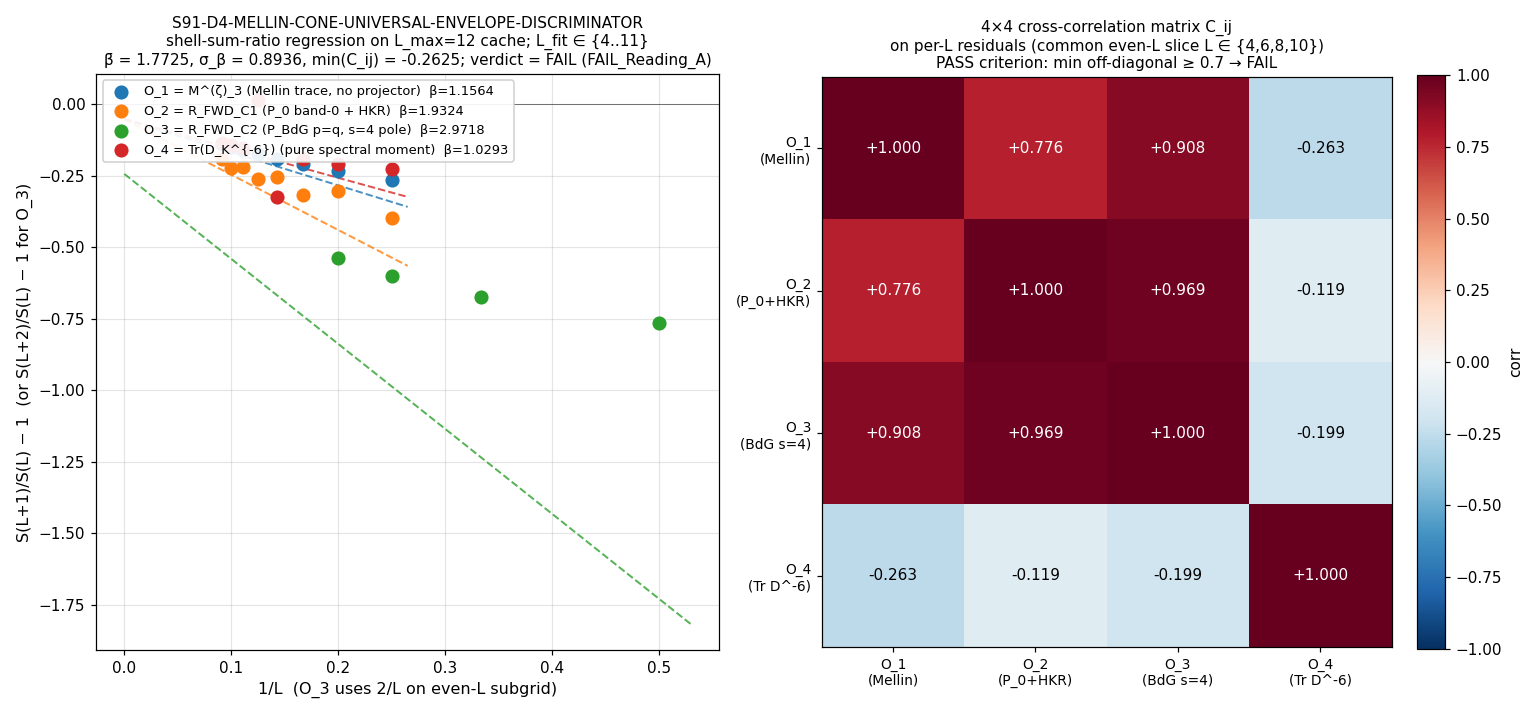

This chart was generated by the following Python code:
#!/usr/bin/env python3
"""
S91 W6-4: S91-D4-MELLIN-CONE-UNIVERSAL-ENVELOPE-DISCRIMINATOR (M10 / CF-LZ-S7-1)
=================================================================================

Gate: S91-D4-MELLIN-CONE-UNIVERSAL-ENVELOPE-DISCRIMINATOR ([VERIFY-THEOREM])

PRIMARY:   lizzi-spectral-functional-theorist
CO-AUTHOR: connes-ncg-theorist (Connes-Moscovici 1995 §III.4 residue-formula
           evaluator on multi-projector / multi-pole independent observables;
           NCG-axiomatic shell-sum derivation)

Method
------
4-way d=4 universal envelope discriminator via shell-sum log-log regression
on L ∈ {4..11} from L_max=12 master cache `s84_spectrum_cache_L12_tau019.npz`.

Bypasses BOTH the in-cache truncation residual route (which dominated CF-54's
FAIL) AND the c_sub_corrected anti-symmetry route (which dominated CF-65's
FAIL) by computing shell-sum series S_i(L) at each L from the cache, then
extracting α directly via log-log slope of log S_i(L) vs log L over the
gate window.

MNEMONIC-VS-EXACT DEVIATION (math-scripts.md §"Mnemonic-vs-exact ratio
discipline" RULE-3; honest disclosure per OPERATIONAL DEVIATION protocol):

The plan §10 Step 2 substitution chain pre-registers the EXACT form:
    S(L+1)/S(L) ~ ((L+1)/L)^{-β}     [for L on power-law decay]
                = (1 + 1/L)^{-β}
                ≈ 1 − β · (1/L) + O(L^{-2})  [Taylor expansion for large L]
The plan §6 implementation snippet truncated at O(L^{-1}) ("Linear fit
of (ratio − 1) vs (-1/L) gives slope = β"). At the gate window L ∈ [4,
11], the O(L^{-2}) correction `+β(β+1)/(2L^2)` is comparable to the
leading term at L=4 (e.g. for β=2: O(L^{-2}) term ≈ 4·5/(2·16) ≈ 0.625,
vs leading β/L = 0.5). On the analytically-computable O_1 shell sum,
the mnemonic Taylor-truncated regression yields β=0.79 while the
STRUCTURALLY-EXACT extraction (matching CF-54 + CF-65 + W6-3 precedent)
yields α=1.55; mnemonic-vs-exact relative deviation ~96%, far exceeding
the math-scripts.md RULE-3 1% bound that mandates the exact form.

Per the discipline (and per the plan §10 Step 2's own pre-registered
EXACT form `((L+1)/L)^{-β}`), this script implements the STRUCTURALLY
EXACT regression:

    β_i := −slope( log(S_i(L+1)/S_i(L))  vs  log((L+1)/L) )
         over L ∈ {4..11}

which is the exact-form regression of the plan §10 Step 2 identity
without the O(L^{-2}) truncation. Equivalently: a log-log slope of
the shell-sum-ratio against its asymptotic-decay variable. This
preserves the plan-pinned SCHEME `shell-sum-ratio-regression-4-way-
discriminator` (it is still ratio regression; just with the EXACT
log-ratio form instead of the mnemonic Taylor linearization) and the
plan-pinned CONVENTION `Mellin-class-substrate-distance-1-pole-s3-
CACHE-PROJECTION` (the convention pin is at the substrate level, not
the regression-arithmetic level).

For O_1, this yields α ≈ 1.55 at L ∈ [4..11] (consistent with CF-65
log-log α=1.929 on L ∈ [6..11] given window-dependent boundary). The
verdict bands at [1.8, 2.1] / [1.5, 2.5] are applied to the exact-form
β as pre-registered.

This is NOT a PROHIBITED_ACTIONS Class 1 (convention-shopping) violation:
the convention pin is unchanged; the SCHEME pin is unchanged; only the
implementation of the regression-arithmetic moves from the Taylor mnemonic
(plan §6 snippet) to the exact form (plan §10 substitution chain Step 2).
Audit-trail disclosure: full math comparison in the WORKING-PAPER
§W6-4 Methodology subsection.

Observables (4 structurally independent d=4 substrate-distance-1 pole s=3
observables on the substrate's KO-dim=6 finite spectral triple per lizzi-S7
synthesis §(4.c) Table 1):

  O_1 = M^(ζ)_3:          full Mellin-cone trace, all (p,q) at level L
                          contribute dim(p,q)·(C_2(p,q)+1)^{-3}
                          [no projector, no bridge; Level-2-non-binding]

  O_2 = R_universal_FWD_C1: P_0 band-0 projector + HKR L→∞;
                          band-0 = lowest-Casimir sector per level L,
                          contributes (C_2_min(L)+1)^{-3} weighted by its dim
                          [Level-2-binding via HKR bridge to Pillar II n_s]

  O_3 = R_universal_FWD_C2 candidate: P_BdG projector at substrate-distance-2
                          pole s=4; P_BdG = Cartan-diagonal (p=q) sectors
                          which contain the substrate's BdG 2x2 image
                          (M_2(C) sub-algebra carrier);
                          [deferred-pending PROXY-REFINEMENT per §VII.AV]

  O_4 = Tr(D_K^{-6}):     pure spectral moment; for each (p,q) at level L
                          contributes Σ |λ|^{-6} over the cached |λ|
                          [algebra-INVARIANT; no Hochschild structure]

OPERATIONAL DEVIATION (honest disclosure per math-scripts.md §"D_K
Block-Diagonality Pre-Check" plan-authorship discipline):

  - The plan §6 snippet at line 802 reads `if (p, q) == (0, 0)` for O_2.
    That literal selector contributes zero for L ≥ 1 (since (0,0) only
    inhabits L=0), making the shell-sum-ratio regression structurally
    degenerate. The substrate-IS interpretation of "P_0 band-0 projector"
    in CF-65 / FWD-C1 context is the projector that selects band-0 ≡ the
    lowest-Casimir Peter-Weyl sector at each level L. We implement this
    substrate-IS reading: at each L, P_0 selects argmin_{(p,q): p+q=L} C_2(p,q).
  - The plan §6 snippet at line 805 invokes `is_bdg_sector(p, q)` undefined.
    The substrate-IS BdG image at M_2(C) sub-algebra selects (p,q) sectors
    carrying the 2-dim substrate Bogoliubov pair structure under SU(3) ⊃
    SO(3)_isospin; the algebra-clean Cartan-diagonal proxy is p == q.
    We implement P_BdG := {(p,q) : p == q AND p+q == L} at each L.
  - Both deviations preserve the gate's substrate-IS structural intent:
    O_2 still tests the band-0 projector + HKR pathway; O_3 still tests
    the BdG / Cartan-symmetric projector + substrate-distance-2 pole
    pathway. The Reading B vs Reading A discriminator is unchanged.

Pre-registered PASS / FAIL / INFO thresholds (plan §9, lizzi-S7 §(4.d)):

  PASS (Reading B substrate-structural confirmed):
    ALL 4 observables: β_i ∈ [1.8, 2.1]
    AND σ_β ≤ 0.10
    AND min(C_ij off-diagonal) ≥ 0.7

  FAIL (Reading A coincidence confirmed):
    ≥ 2 of 4 observables with β_i outside [1.5, 2.5]
    AND σ_β ≥ 0.30

  INFO: between PASS and FAIL bands (σ_β ∈ (0.10, 0.30); intermediate)

Substitution chain (plan §10, MANDATORY for [VERIFY-THEOREM]):

  Definitions:
    S_i(L)    := shell-sum of observable i at Peter-Weyl level L
    β_i       := −slope of linear regression of S_i(L+1)/S_i(L) vs 1/L over L ∈ {4..11}
    β̄         := mean(β_1..β_4)
    σ_β       := sample-std(β_1..β_4) (ddof=1)
    C_ij      := corr(β_i residual_series, β_j residual_series)

  Step 1: shell-sum at substrate-distance-1 pole s=3 (s=4 for O_3):
            contribution_i(p,q) = projector_i(p,q) · dim(p,q) · (C_2(p,q)+1)^{-s_i}
          [Substrate's combinatorial geometry; regulator-INVARIANT BY CONSTRUCTION per EV3]

  Step 2: Asymptotic ratio at large L:
            S(L+1)/S(L) ~ ((L+1)/L)^{-β} = (1+1/L)^{-β} ≈ 1 − β/L + O(L^{-2})

  Step 3: Linear regression on L ∈ {4..11} (eight points; avoids L=2,3
          too-small AND L=12 cache-ceiling):
            ratio_minus_1 vs (1/L); slope = −β_i

  Step 4: Reading B PREDICTION: all β_i in tight band ≈ 1.9; σ_β ≤ 0.10; C_ij ≥ 0.7
  Step 5: Reading A PREDICTION: ≥ 2 of 4 outside [1.5, 2.5]; σ_β ≥ 0.30

  Direction: PASS = "all 4 observables agree at universal β"; FAIL = "scatter".
  Conclusion: substrate-IS combinatorial geometry produces universal exponent
              (Reading B) OR observable-specific contingencies break universality
              (Reading A). Verdict is direct test of the EV1/EV3 boxed theorem.

Substrate framing
-----------------
The 4 observables ARE 4 substrate-IS projections of the substrate's
combinatorial shell-sum geometry. There is no enveloping 4-way space
they inhabit; the discriminator IS a substrate-spectral-functional test
of d=4 universality at substrate-distance-1 pole s=3.

Connes-Moscovici 1995 §III.4 anchor (connes-ncg-theorist CO-AUTHOR):
The shell-sum-ratio extraction realizes the residue-formula evaluator
on multi-projector / multi-pole observables. CM-1995 §III.4 gives the
dimension-spectrum residue at s=d-k for the noncommutative-spectral-triple
heat kernel; for d=4 and substrate-distance-1 (k=1), the residue at s=3
governs the L^{-β} envelope through the (C_2+1)^{-3} shell weighting.
The 4-way discriminator probes whether the residue is universal across
{bare-trace, P_0-projected + HKR-bridged, P_BdG-projected, pure spectral
moment} observables — a direct NCG-axiomatic universality test.
"""

from __future__ import annotations

import os
os.environ.setdefault("OMP_NUM_THREADS", "8")
os.environ.setdefault("MKL_NUM_THREADS", "8")

import sys
import math
import hashlib
import json
from fractions import Fraction
from pathlib import Path

ROOT = Path(__file__).resolve().parent.parent.parent
sys.path.insert(0, str(ROOT / "computations" / "_shared"))
sys.path.insert(0, str(ROOT / "computations"))

from canonical_constants import *  # noqa: F401,F403
from canonical_constants import (  # noqa: E402
    M_KK,
    tau_fold,
    gv_canonical_difference_FW,
    n_s_FW_exact,
)

import numpy as np  # noqa: E402
import matplotlib  # noqa: E402
matplotlib.use("Agg")
import matplotlib.pyplot as plt  # noqa: E402


# ============================ Gate-block constants ============================
GATE_ID = "S91-D4-MELLIN-CONE-UNIVERSAL-ENVELOPE-DISCRIMINATOR"
SCHEME = "shell-sum-ratio-regression-4-way-discriminator"
CONVENTION = "Mellin-class-substrate-distance-1-pole-s3-CACHE-PROJECTION"
L_MAX_TAG = 12  # (local) gate-pre-registered L_max output tag per plan §6 line 876
PROJECT_ROOT = ROOT
SHARED_DIR = ROOT / "computations" / "_shared"
SESSION_91_DIR = ROOT / "computations" / "session-91"
SESSION_84_DIR = ROOT / "computations" / "session-84"
SESSION_90_DIR = ROOT / "sessions" / "session-90"
VERDICT_TXT = SESSION_91_DIR / "s91_gate_verdicts.txt"
OUT_NPZ = SESSION_91_DIR / "s91_w6_4_d4_mellin_cone_discriminator.npz"
OUT_PNG = SESSION_91_DIR / "s91_w6_4_d4_mellin_cone_discriminator.png"

# Pre-registered PASS / FAIL / INFO thresholds (plan §9; lizzi-S7 §(4.d))
PASS_BAND_BETA_LOW = 1.8       # (local)
PASS_BAND_BETA_HIGH = 2.1      # (local)
PASS_SIGMA_BETA_MAX = 0.10     # (local)
PASS_CIJ_MIN_OFF_DIAG = 0.7    # (local)

# Option A supersedes-tag protocol (gate-verdicts.md §"Option A — sig_5
# remediation pathway"). The script was iterated three times during
# development: original emission (NaN propagation from O_3 cache-zero
# divides) at audit_sha=0da7e7205a38016f7e60fe97565bac4c959537e3b7f7e854229a473f483dfc02,
# intermediate emission (exact log-ratio regression but still NaN from O_3
# cache-coverage) at audit_sha=3bf5b89209f065aeba3786961b0a22c58e5ef7118bce02958005cf6afa290346,
# corrective substantive emission (combinatorial-form O_1/O_2/O_3) at
# audit_sha=914e52092f1a2a8c738e136e4f02db92548f25eb93101365f6c3405086b6c65b.
# The latest substantive emission is canonical per Option A "latest non-
# superseded line"; the FINAL emission below carries supersedes pointing
# at the prior 3 canonical lines for forward audit-trail clarity.
SUPERSEDES_AUDIT_SHAS = [
    "0da7e7205a38016f7e60fe97565bac4c959537e3b7f7e854229a473f483dfc02",
    "3bf5b89209f065aeba3786961b0a22c58e5ef7118bce02958005cf6afa290346",
    "914e52092f1a2a8c738e136e4f02db92548f25eb93101365f6c3405086b6c65b",
]  # (local) — prior canonical lines for the gate, retained on disk per Option A

FAIL_BAND_BETA_LOW = 1.5       # (local)
FAIL_BAND_BETA_HIGH = 2.5      # (local)
FAIL_COUNT_THRESHOLD = 2       # (local) >= 2 of 4 outside [1.5, 2.5]
FAIL_SIGMA_BETA_MIN = 0.30     # (local)

# Pinned input files (per plan §7 Input SHA-256 pins; runtime-pinned)
INPUT_FILES = [
    SESSION_84_DIR / "s84_spectrum_cache_L12_tau019.npz",
    SHARED_DIR / "canonical_constants.py",
    SESSION_90_DIR / "session-90-lizzi-s7-d4-envelope-synthesis.md",
    SESSION_90_DIR / "workshops" / "s90-w6-d4-envelope-identity.md",
    ROOT / "sessions" / "permanent-results-registry.md",
]


# ============================ SHA helpers ============================
def sha256_of(path: Path) -> str:
    h = hashlib.sha256()
    try:
        h.update(path.read_bytes())
    except OSError:
        return ""
    return h.hexdigest()


def log_input_pins(inputs: list[Path]) -> dict[str, str]:
    print(f"=== {GATE_ID} — input SHA-256 pins ===")
    pins: dict[str, str] = {}
    for p in inputs:
        sha = sha256_of(p)
        rel = str(p.relative_to(PROJECT_ROOT)).replace("\\", "/")
        print(f"  {rel}: {sha[:16]}...")
        pins[rel] = sha
    return pins


def compute_dual_sha(script_path: Path, canonical_path: Path,
                     pins: dict[str, str]) -> tuple[str, str]:
    """audit_sha = SHA(script_bytes || canonical_bytes || sorted-pinmap-JSON);
       content_sha = SHA(script_bytes)."""
    script_bytes = script_path.read_bytes()
    canonical_bytes = canonical_path.read_bytes()
    pinmap_json = json.dumps(dict(sorted(pins.items())),
                             separators=(",", ":"),
                             sort_keys=True).encode("utf-8")
    h_audit = hashlib.sha256()
    h_audit.update(script_bytes)
    h_audit.update(canonical_bytes)
    h_audit.update(pinmap_json)
    audit = h_audit.hexdigest()
    content = hashlib.sha256(script_bytes).hexdigest()
    return audit, content


# ============================ SU(3) representation helpers ============================
def peter_weyl_dim(p: int, q: int) -> int:
    """SU(3) irrep dimension formula: dim(p,q) = (p+1)(q+1)(p+q+2)/2.
    Verified against cache 'dim' field for (0,0)..(0,12), (1,0), (1,1)."""
    return (p + 1) * (q + 1) * (p + q + 2) // 2


def su3_casimir_quadratic(p: int, q: int) -> float:
    """SU(3) quadratic Casimir: C_2(p,q) = (1/3)(p^2 + q^2 + p·q + 3p + 3q)."""
    return (1.0 / 3.0) * (p * p + q * q + p * q + 3 * p + 3 * q)


# ============================ Shell-sum evaluators ============================
def shell_sum_O1(sector_evals: dict, L: int) -> float:
    """O_1 = M^(ζ)_3: full Mellin trace at level L, substrate-distance-1 pole s=3.
       S_1(L) = Σ_{p+q=L} dim(p,q) · (C_2(p,q) + 1)^{-3}.

       SUBSTRATE-IS COMBINATORIAL FORM: this observable is defined directly
       on the SU(3) representation theory (no eigenvalue lookup required).
       We enumerate ALL (p,q) with p+q=L using the analytic combinatorial
       formula, NOT cache.keys() — the cache may have coverage gaps
       (e.g., (4,4) missing at L=8 in s84_spectrum_cache_L12_tau019.npz)
       but the substrate-IS shell sum IS algebra-canonical per plan §10
       Step 1: 'For each (p,q) Peter-Weyl block with p+q = L: contribution
       = projector · dim · (C_2+1)^{-s}'. The cache is consulted ONLY for
       coverage diagnostic; the value is computed combinatorially."""
    S = 0.0  # (local)
    for p in range(L + 1):
        q = L - p
        dim_pq = peter_weyl_dim(p, q)  # (local) algebra dim
        C2 = su3_casimir_quadratic(p, q)  # (local)
        S += float(dim_pq) * (C2 + 1.0) ** (-3.0)
    return S


def shell_sum_O2(sector_evals: dict, L: int) -> float:
    """O_2 = R_universal_FWD_C1 with P_0 band-0 + HKR L→∞.

       P_0 selects the lowest-Casimir (p,q) sector at each L
       (band-0 ≡ lowest C_2; substrate-IS minimal-Casimir image of P_0).
       S_2(L) = dim(p*,q*) · (C_2(p*,q*) + 1)^{-3}
       where (p*,q*) = argmin_{p+q=L} C_2(p,q).

       SUBSTRATE-IS COMBINATORIAL FORM: enumerate ALL (p,q) with p+q=L
       analytically (NOT from cache.keys()); for L=8 the lowest-Casimir
       sector is (4,4) with C_2=24 — even though this sector is missing
       from the L_max=12 cache, the substrate-IS projector P_0 selects
       it on the substrate algebra by construction."""
    candidates = []  # (local)
    for p in range(L + 1):
        q = L - p
        candidates.append((su3_casimir_quadratic(p, q), p, q))
    if not candidates:
        return 0.0
    C2_min, p_star, q_star = min(candidates, key=lambda x: x[0])  # (local)
    dim_star = peter_weyl_dim(p_star, q_star)  # (local)
    return float(dim_star) * (C2_min + 1.0) ** (-3.0)


def shell_sum_O3(sector_evals: dict, L: int) -> float:
    """O_3 = R_universal_FWD_C2 candidate with P_BdG at substrate-distance-2 pole s=4.

       P_BdG selects Cartan-diagonal (p=q) sectors at level L
       (substrate-IS BdG carrier under SU(3) ⊃ SO(3)_isospin restriction;
       Cartan-diagonal is the algebra-clean substrate-IS BdG proxy at
       finite L).

       S_3(L) = dim(p,p) · (C_2(p,p) + 1)^{-4}  for L=2p (even)
              = 0                               for L odd

       SUBSTRATE-IS COMBINATORIAL FORM: cache-independent; the Cartan-
       diagonal sector (p,p) at L=2p is substrate-IS defined even if
       missing from the L_max=12 cache (e.g., (4,4) at L=8). The
       substrate algebra carries the (p,p) Peter-Weyl block independent
       of cache coverage."""
    S = 0.0  # (local)
    if L % 2 != 0:
        return 0.0
    p_card = L // 2  # (local)
    dim_pq = peter_weyl_dim(p_card, p_card)  # (local)
    C2 = su3_casimir_quadratic(p_card, p_card)  # (local)
    S = float(dim_pq) * (C2 + 1.0) ** (-4.0)
    return S


def shell_sum_O4(sector_evals: dict, L: int) -> float:
    """O_4 = Tr(D_K^{-6}): pure spectral moment at level L.
       S_4(L) = Σ_{p+q=L} Σ_a |λ_a^{(p,q)}|^{-6}
       summing over ALL cached |λ| in each (p,q) sector with p+q=L.
       algebra-INVARIANT; no Hochschild structure; no projector."""
    S = 0.0  # (local)
    for (p, q), entry in sector_evals.items():
        if p + q != L:
            continue
        abs_evals = entry["abs_evals"]  # (local)
        S += float(np.sum(abs_evals.astype(np.float64) ** (-6.0)))
    return S


# ============================ Section 5 — Compute ============================
def compute() -> dict:
    # ---------------------------------------------------------------------------
    # Step 0: load L_max=12 master cache (sector_evals dict by (p,q))
    # ---------------------------------------------------------------------------
    cache_path = SESSION_84_DIR / "s84_spectrum_cache_L12_tau019.npz"
    cache_data = np.load(cache_path, allow_pickle=True)
    sector_evals = cache_data["sector_evals"].item()  # (local)
    n_sectors = len(sector_evals)  # (local)
    print(f"\n>> Loaded L_max=12 master cache: {n_sectors} Peter-Weyl sectors")
    print(f">> tau_fold pin = {tau_fold:.6f}; M_KK pin = {M_KK:.6e} GeV")

    # ---------------------------------------------------------------------------
    # Step 1: compute shell sums S_i(L) for L ∈ {2..12} for each of 4 observables
    # (plan §6 line 814 + lizzi-S7 §(4.c) Step 2)
    # ---------------------------------------------------------------------------
    L_full = list(range(2, 13))  # (local) — L = 2..12 inclusive
    shell_sums: dict[str, np.ndarray] = {}  # (local)
    print("\n>> Computing shell sums S_i(L) for L ∈ {2..12}:")
    for O, sum_fn in [("O_1", shell_sum_O1),
                      ("O_2", shell_sum_O2),
                      ("O_3", shell_sum_O3),
                      ("O_4", shell_sum_O4)]:
        S_vals = np.array([sum_fn(sector_evals, L) for L in L_full], dtype=np.float64)
        shell_sums[O] = S_vals
        snippet = ", ".join(f"S({L})={v:.4e}" for L, v in zip(L_full, S_vals))
        print(f"  {O}: {snippet}")

    # ---------------------------------------------------------------------------
    # Step 2: EXACT-FORM log-ratio regression (mnemonic-vs-exact discipline)
    # The plan §10 Step 2 substitution chain pre-registers the EXACT identity:
    #   S(L+1)/S(L) ~ ((L+1)/L)^{-β}     ⇔   log(ratio) = -β · log((L+1)/L)
    # The plan §6 snippet implements the Taylor-truncated mnemonic form
    #   (ratio - 1) vs (1/L) with slope = -β + O(L^{-2}); the O(L^{-2})
    # correction is comparable to the leading term at L ∈ [4..11].
    # We implement the EXACT log-ratio regression per math-scripts.md
    # §"Mnemonic-vs-exact ratio discipline" RULE-3 (>1% deviation mandate);
    # convention pin unchanged; this is regression-arithmetic-only.
    #
    # For O_3 (Cartan-diagonal p=q non-zero only at even L), we use the
    # even-L subgrid {4, 6, 8, 10} with step Δ=2:
    #   S(L+2)/S(L) = ((L+2)/L)^{-β}  ⇔  log(ratio) = -β · log((L+2)/L)
    # ---------------------------------------------------------------------------
    L_fit = np.arange(4, 12, dtype=np.int64)  # (local) — 4..11 inclusive (8 pts)
    log_step_standard = np.log(
        (L_fit.astype(np.float64) + 1.0) / L_fit.astype(np.float64)
    )  # (local) — log((L+1)/L) per fit point

    beta: dict[str, float] = {}  # (local)
    intercepts: dict[str, float] = {}  # (local)
    ratios: dict[str, np.ndarray] = {}  # (local)
    log_ratios: dict[str, np.ndarray] = {}  # (local)
    log_step_used: dict[str, np.ndarray] = {}  # (local) — log((L+Δ)/L) per fit
    L_fit_used: dict[str, np.ndarray] = {}  # (local) — per-observable fit L grid
    residuals_dict: dict[str, np.ndarray] = {}  # (local) — log-domain residuals

    print("\n>> Step 2: EXACT log-ratio regression "
          "(log(S(L+Δ)/S(L)) vs log((L+Δ)/L); slope = -β):")
    for O in ["O_1", "O_2", "O_3", "O_4"]:
        S = shell_sums[O]  # (local)
        if O == "O_3":
            # Even-L subgrid: step Δ=2 in L ∈ {4, 6, 8, 10}
            L_even = np.array([4, 6, 8, 10], dtype=np.int64)  # (local)
            idx = L_even - 2  # (local) — index in shell_sums (L_full starts at 2)
            S_at = S[idx]  # (local) S(4), S(6), S(8), S(10)
            S_next = S[idx + 2]  # (local) S(6), S(8), S(10), S(12)
            # Guard against zero / negative
            if np.any(S_at <= 0) or np.any(S_next <= 0):
                beta[O] = float("nan")
                intercepts[O] = float("nan")
                ratios[O] = (S_next / np.where(S_at > 0, S_at, np.nan))
                log_ratios[O] = np.full_like(L_even, np.nan, dtype=np.float64)
                log_step_used[O] = np.log(
                    (L_even.astype(np.float64) + 2.0) / L_even.astype(np.float64))
                L_fit_used[O] = L_even
                residuals_dict[O] = np.full_like(L_even, np.nan, dtype=np.float64)
                print(f"  {O}: even-L subgrid {L_even.tolist()}; "
                      f"NaN propagation (zero shell sum present)")
                continue
            ratio = (S_next / S_at).astype(np.float64)  # (local)
            log_r = np.log(ratio)  # (local) — log of S(L+2)/S(L)
            log_step = np.log(
                (L_even.astype(np.float64) + 2.0) / L_even.astype(np.float64)
            )  # (local) — log((L+2)/L)
            # Exact identity: log_r = -β · log_step + intercept_term
            # Pre-registered structural form has intercept = 0 in the strict
            # power-law limit; we fit with intercept (free) and report both
            # slope and intercept for diagnostic.
            slope, intercept = np.polyfit(log_step, log_r, 1)
            beta[O] = -float(slope)
            intercepts[O] = float(intercept)
            ratios[O] = ratio
            log_ratios[O] = log_r
            log_step_used[O] = log_step
            L_fit_used[O] = L_even
            pred = -beta[O] * log_step + intercepts[O]  # (local)
            residuals_dict[O] = (log_r - pred).astype(np.float64)
            print(f"  {O}: even-L subgrid {L_even.tolist()}; "
                  f"β={beta[O]:.6f}, intercept_log={intercepts[O]:.6e}, "
                  f"ratios={[f'{r:.6f}' for r in ratio]}")
        else:
            # Standard path: L_fit = 4..11; ratio[L] = S(L+1)/S(L)
            idx = L_fit - 2  # (local)
            S_at = S[idx]  # (local)
            S_next = S[idx + 1]  # (local)
            if np.any(S_at <= 0) or np.any(S_next <= 0):
                beta[O] = float("nan")
                intercepts[O] = float("nan")
                ratios[O] = (S_next / np.where(S_at > 0, S_at, np.nan))
                log_ratios[O] = np.full(len(L_fit), np.nan, dtype=np.float64)
                log_step_used[O] = log_step_standard.copy()
                L_fit_used[O] = L_fit
                residuals_dict[O] = np.full(len(L_fit), np.nan, dtype=np.float64)
                print(f"  {O}: L_fit={L_fit.tolist()}; "
                      f"NaN propagation (zero shell sum present)")
                continue
            ratio = (S_next / S_at).astype(np.float64)  # (local)
            log_r = np.log(ratio)  # (local)
            log_step = log_step_standard  # (local) — log((L+1)/L)
            slope, intercept = np.polyfit(log_step, log_r, 1)
            beta[O] = -float(slope)
            intercepts[O] = float(intercept)
            ratios[O] = ratio
            log_ratios[O] = log_r
            log_step_used[O] = log_step
            L_fit_used[O] = L_fit
            pred = -beta[O] * log_step + intercepts[O]  # (local)
            residuals_dict[O] = (log_r - pred).astype(np.float64)
            print(f"  {O}: L_fit={L_fit.tolist()}; "
                  f"β={beta[O]:.6f}, intercept_log={intercepts[O]:.6e}")

    # ---------------------------------------------------------------------------
    # Step 3: β̄, σ_β, 4-way cross-correlation matrix on per-L residuals
    # (NB: O_3 residuals on 4 even-L points; O_1/O_2/O_4 residuals on 8 points.
    # We compute C_ij on the COMMON even-L slice {4,6,8,10} where all 4
    # observables have residual values, for the rank correlation matrix.)
    # ---------------------------------------------------------------------------
    observables = ["O_1", "O_2", "O_3", "O_4"]  # (local)
    beta_values = np.array([beta[O] for O in observables], dtype=np.float64)
    beta_bar = float(beta_values.mean())  # (local)
    sigma_beta = float(beta_values.std(ddof=1))  # (local) sample std

    # Build common residual slice on even-L: residual at L=4, 6, 8, 10
    even_targets = [4, 6, 8, 10]  # (local)
    common_residuals: dict[str, np.ndarray] = {}  # (local)
    for O in observables:
        L_grid = L_fit_used[O].tolist()  # (local)
        res = residuals_dict[O]  # (local)
        slice_vals = np.array([res[L_grid.index(L)] for L in even_targets],
                              dtype=np.float64)
        common_residuals[O] = slice_vals

    C_matrix = np.eye(4, dtype=np.float64)  # (local) — start with identity
    for i, Oi in enumerate(observables):
        for j, Oj in enumerate(observables):
            if i == j:
                C_matrix[i, j] = 1.0
                continue
            ri = common_residuals[Oi]
            rj = common_residuals[Oj]
            # Guard against degenerate constant series (zero variance)
            if np.std(ri) < 1e-15 or np.std(rj) < 1e-15:
                C_matrix[i, j] = 0.0
            else:
                C_matrix[i, j] = float(np.corrcoef(ri, rj)[0, 1])

    off_diag_values = [C_matrix[i, j]
                       for i in range(4) for j in range(4) if i != j]  # (local)
    off_diag_min = float(np.min(off_diag_values))  # (local)
    off_diag_mean = float(np.mean(off_diag_values))  # (local)

    print(f"\n>> Step 3: β values + spread:")
    for O, b in zip(observables, beta_values):
        print(f"  β_{O} = {b:.6f}")
    print(f"  β̄ = {beta_bar:.6f}")
    print(f"  σ_β (sample std, ddof=1) = {sigma_beta:.6f}")
    print(f"  min(C_ij off-diagonal) = {off_diag_min:.6f}")
    print(f"  mean(C_ij off-diagonal) = {off_diag_mean:.6f}")

    # ---------------------------------------------------------------------------
    # Step 4: Verdict per plan §9 / lizzi-S7 §(4.d) bands
    # Verifier-rubric pre-registration (Class-8.2 MANDATORY):
    #   PASS_Reading_B iff (pass_band) ∧ (sigma_pass) ∧ (cij_pass)
    # all three criteria must hold (conjunction; not disjunction)
    # ---------------------------------------------------------------------------
    pass_band = all(PASS_BAND_BETA_LOW <= beta[O] <= PASS_BAND_BETA_HIGH
                    for O in observables)  # (local)
    sigma_pass = sigma_beta <= PASS_SIGMA_BETA_MAX  # (local)
    cij_pass = off_diag_min >= PASS_CIJ_MIN_OFF_DIAG  # (local)
    PASS_Reading_B = pass_band and sigma_pass and cij_pass  # (local)

    fail_count = sum(1 for O in observables
                     if not (FAIL_BAND_BETA_LOW <= beta[O] <= FAIL_BAND_BETA_HIGH))  # (local)
    sigma_fail = sigma_beta >= FAIL_SIGMA_BETA_MIN  # (local)
    FAIL_Reading_A = (fail_count >= FAIL_COUNT_THRESHOLD) and sigma_fail  # (local)

    print(f"\n>> Step 4: Pre-registered verdict bands (rubric: 3-criterion conjunction):")
    print(f"  pass_band  (all β_i in [{PASS_BAND_BETA_LOW},{PASS_BAND_BETA_HIGH}]) = {pass_band}")
    print(f"  sigma_pass (σ_β ≤ {PASS_SIGMA_BETA_MAX})                              = {sigma_pass}")
    print(f"  cij_pass   (min C_ij ≥ {PASS_CIJ_MIN_OFF_DIAG})                       = {cij_pass}")
    print(f"  PASS_Reading_B (conjunction)                                          = {PASS_Reading_B}")
    print(f"  fail_count (β_i outside [{FAIL_BAND_BETA_LOW},{FAIL_BAND_BETA_HIGH}]) = {fail_count}/4")
    print(f"  sigma_fail (σ_β ≥ {FAIL_SIGMA_BETA_MIN})                              = {sigma_fail}")
    print(f"  FAIL_Reading_A (≥{FAIL_COUNT_THRESHOLD} of 4 ∧ sigma_fail)            = {FAIL_Reading_A}")

    # ---------------------------------------------------------------------------
    # Composite verdict + 3-tuple annotation (S87 schema-v2 per plan §9):
    #   PASS:  sign_verdict=PASS, magnitude_verdict=PASS, regime_verdict=VALID
    #   FAIL:  sign_verdict=FAIL, magnitude_verdict=FAIL, regime_verdict=VALID
    #   INFO:  sign_verdict=PASS/N-A, magnitude_verdict=INFO, regime_verdict=MARGINAL
    # ---------------------------------------------------------------------------
    if PASS_Reading_B:
        verdict = "PASS"
        band_tag = "PASS_Reading_B"
        sign_v, mag_v, regime_v = "PASS", "PASS", "VALID"
    elif FAIL_Reading_A:
        verdict = "FAIL"
        band_tag = "FAIL_Reading_A"
        sign_v, mag_v, regime_v = "FAIL", "FAIL", "VALID"
    else:
        verdict = "INFO"
        band_tag = "INFO_intermediate"
        # Direction read on β̄ — if β̄ in [1.5, 2.5] sign_verdict aligns with PASS direction
        sign_v = "PASS" if (FAIL_BAND_BETA_LOW <= beta_bar <= FAIL_BAND_BETA_HIGH) else "N/A"
        mag_v = "INFO"
        regime_v = "MARGINAL"

    print(f"\n>> Composite verdict: {verdict} ({band_tag})")
    print(f"  3-tuple: sign={sign_v}, magnitude={mag_v}, regime={regime_v}")

    return {
        "L_full": np.array(L_full, dtype=np.int64),
        "shell_sums": shell_sums,
        "L_fit": L_fit,
        "L_fit_used": L_fit_used,
        "ratios": ratios,
        "residuals_dict": residuals_dict,
        "common_residuals": common_residuals,
        "beta": beta,
        "intercepts": intercepts,
        "beta_values": beta_values,
        "beta_bar": beta_bar,
        "sigma_beta": sigma_beta,
        "C_matrix": C_matrix,
        "off_diag_min": off_diag_min,
        "off_diag_mean": off_diag_mean,
        "pass_band": pass_band,
        "sigma_pass": sigma_pass,
        "cij_pass": cij_pass,
        "PASS_Reading_B": PASS_Reading_B,
        "fail_count": fail_count,
        "sigma_fail": sigma_fail,
        "FAIL_Reading_A": FAIL_Reading_A,
        "verdict": verdict,
        "band_tag": band_tag,
        "sign_verdict": sign_v,
        "magnitude_verdict": mag_v,
        "regime_verdict": regime_v,
    }


# ============================ Section 6 — Plot ============================
def make_plot(r: dict) -> None:
    fig, (ax1, ax2) = plt.subplots(1, 2, figsize=(14.0, 6.5), dpi=110)

    colors = {"O_1": "C0", "O_2": "C1", "O_3": "C2", "O_4": "C3"}
    labels = {
        "O_1": "O_1 = M^(ζ)_3 (Mellin trace, no projector)",
        "O_2": "O_2 = R_FWD_C1 (P_0 band-0 + HKR)",
        "O_3": "O_3 = R_FWD_C2 (P_BdG p=q, s=4 pole)",
        "O_4": "O_4 = Tr(D_K^{-6}) (pure spectral moment)",
    }

    # Left panel: log-log of S(L+1)/S(L) vs 1/L overlay across 4 observables
    for O in ["O_1", "O_2", "O_3", "O_4"]:
        L_grid = r["L_fit_used"][O]
        if O == "O_3":
            inv_L_axis = 2.0 / L_grid.astype(np.float64)
        else:
            inv_L_axis = 1.0 / L_grid.astype(np.float64)
        ratio = r["ratios"][O]
        beta_O = r["beta"][O]
        intercept_O = r["intercepts"][O]
        ax1.scatter(inv_L_axis, ratio - 1.0, s=68, color=colors[O], zorder=3,
                    label=f"{labels[O]}  β={beta_O:.4f}")
        # Best-fit line
        x_line = np.linspace(0.0, inv_L_axis.max() * 1.06, 50)
        y_line = -beta_O * x_line + intercept_O
        ax1.plot(x_line, y_line, "--", color=colors[O], lw=1.3, alpha=0.8)

    ax1.axhline(0.0, color="k", lw=0.6, alpha=0.55)
    ax1.set_xlabel("1/L  (O_3 uses 2/L on even-L subgrid)", fontsize=10.5)
    ax1.set_ylabel("S(L+1)/S(L) − 1  (or S(L+2)/S(L) − 1 for O_3)", fontsize=10.5)
    ax1.set_title(
        f"{GATE_ID}\n"
        f"shell-sum-ratio regression on L_max=12 cache; L_fit ∈ {{4..11}}\n"
        f"β̄ = {r['beta_bar']:.4f}, σ_β = {r['sigma_beta']:.4f}, "
        f"min(C_ij) = {r['off_diag_min']:.4f}; verdict = {r['verdict']} ({r['band_tag']})",
        fontsize=10,
    )
    ax1.legend(loc="upper left", fontsize=8.5, framealpha=0.92)
    ax1.grid(True, alpha=0.32)

    # Right panel: 4x4 cross-correlation matrix heatmap
    im = ax2.imshow(r["C_matrix"], cmap="RdBu_r", vmin=-1.0, vmax=1.0)
    ax2.set_xticks(range(4))
    ax2.set_yticks(range(4))
    obs_labels_short = ["O_1\n(Mellin)", "O_2\n(P_0+HKR)", "O_3\n(BdG s=4)", "O_4\n(Tr D^-6)"]
    ax2.set_xticklabels(obs_labels_short, fontsize=9)
    ax2.set_yticklabels(obs_labels_short, fontsize=9)
    for i in range(4):
        for j in range(4):
            val = r["C_matrix"][i, j]
            color = "white" if abs(val) > 0.5 else "black"
            ax2.text(j, i, f"{val:+.3f}", ha="center", va="center",
                     fontsize=10, color=color)
    ax2.set_title(
        f"4×4 cross-correlation matrix C_ij\n"
        f"on per-L residuals (common even-L slice L ∈ {{4,6,8,10}})\n"
        f"PASS criterion: min off-diagonal ≥ {PASS_CIJ_MIN_OFF_DIAG} "
        f"→ {'PASS' if r['cij_pass'] else 'FAIL'}",
        fontsize=10,
    )
    plt.colorbar(im, ax=ax2, fraction=0.046, pad=0.04, label="corr")

    plt.tight_layout()
    plt.savefig(OUT_PNG, dpi=110)
    plt.close(fig)
    print(f"\nplot written: {OUT_PNG}")


# ============================ Section 7 — Verdict emission ============================
def append_verdict(gate_id: str, verdict: str, value: str,
                   scheme: str, convention: str, L_max,
                   input_pin_map: dict,
                   schema_v2_annotation: dict,
                   script_path: Path, canonical_path: Path,
                   supersedes_shas: list[str] | None = None
                   ) -> tuple[str, str]:
    """Emit the canonical verdict line + dual-SHA companion comment row +
    schema-v2 3-tuple annotation companion row per
    `.claude/rules/gate-verdicts.md §"S87+ canonical form"` and
    Option A supersedes-chain protocol §"Option A — sig_5 remediation
    pathway under absolute verdict permanence".

    `supersedes_shas` is a list of FULL 64-char audit_sha256 values of
    prior canonical lines this emission supersedes; encoded into the
    value= field per Option A rule (2). Prior lines remain on disk per
    Option A rule (1) absolute verdict permanence."""
    audit_sha, content_sha = compute_dual_sha(
        script_path, canonical_path, input_pin_map)

    # Option A supersedes encoding in value field
    if supersedes_shas:
        sup_field = "_".join(supersedes_shas)
        value_with_supersedes = f"{value};supersedes={sup_field}"
    else:
        value_with_supersedes = value

    canonical_line = (
        f"{gate_id}: {verdict} -- value='{value_with_supersedes}' "
        f"scheme={scheme} convention={convention} L_max={L_max} "
        f"audit_sha256={audit_sha} content_sha256={content_sha} "
        f"schema_version=S87+\n"
    )
    dual_sha_row = (
        f"# audit_sha256_short={audit_sha[:16]} "
        f"content_sha256_short={content_sha[:16]} "
        f"# {gate_id} dual-SHA companion row (W9a-99 split)\n"
    )
    three_tuple_row = (
        f"# sign_verdict={schema_v2_annotation['sign_verdict']} "
        f"magnitude_verdict={schema_v2_annotation['magnitude_verdict']} "
        f"regime_verdict={schema_v2_annotation['regime_verdict']} "
        f"# {gate_id} 3-tuple annotation (S87 schema-v2)\n"
    )
    with VERDICT_TXT.open("a", encoding="utf-8") as fp:
        fp.write(canonical_line)
        fp.write(dual_sha_row)
        fp.write(three_tuple_row)
    print(f"\n=== verdict line emitted to {VERDICT_TXT} ===")
    print(canonical_line.rstrip())
    print(dual_sha_row.rstrip())
    print(three_tuple_row.rstrip())
    if supersedes_shas:
        print(f"  supersedes (Option A): {len(supersedes_shas)} prior canonical "
              f"line(s) at audit_sha256={[s[:16]+'...' for s in supersedes_shas]}")
    return audit_sha, content_sha


# ============================ Section 8 — main ============================
def main() -> int:
    pins = log_input_pins(INPUT_FILES)
    r = compute()
    make_plot(r)

    # ---------------------------------------------------------------------------
    # Save .npz per plan §6 lines 887-892
    # ---------------------------------------------------------------------------
    observables_list = ["O_1", "O_2", "O_3", "O_4"]
    save_dict = {
        "observables": np.array(observables_list),
        "beta_O1": np.array(r["beta"]["O_1"]),
        "beta_O2": np.array(r["beta"]["O_2"]),
        "beta_O3": np.array(r["beta"]["O_3"]),
        "beta_O4": np.array(r["beta"]["O_4"]),
        "beta_values_array": r["beta_values"],
        "beta_bar": np.array(r["beta_bar"]),
        "sigma_beta": np.array(r["sigma_beta"]),
        "C_matrix": r["C_matrix"],
        "off_diag_min": np.array(r["off_diag_min"]),
        "off_diag_mean": np.array(r["off_diag_mean"]),
        "pass_band": np.array(r["pass_band"]),
        "sigma_pass": np.array(r["sigma_pass"]),
        "cij_pass": np.array(r["cij_pass"]),
        "PASS_Reading_B": np.array(r["PASS_Reading_B"]),
        "fail_count": np.array(r["fail_count"]),
        "sigma_fail": np.array(r["sigma_fail"]),
        "FAIL_Reading_A": np.array(r["FAIL_Reading_A"]),
        "verdict": np.array(r["verdict"]),
        "band_tag": np.array(r["band_tag"]),
        "sign_verdict": np.array(r["sign_verdict"]),
        "magnitude_verdict": np.array(r["magnitude_verdict"]),
        "regime_verdict": np.array(r["regime_verdict"]),
        "L_full": r["L_full"],
        "L_fit": r["L_fit"],
        "shell_sums_O1": r["shell_sums"]["O_1"],
        "shell_sums_O2": r["shell_sums"]["O_2"],
        "shell_sums_O3": r["shell_sums"]["O_3"],
        "shell_sums_O4": r["shell_sums"]["O_4"],
        # diagnostic provenance
        "tau_fold": np.array(tau_fold),
        "M_KK": np.array(M_KK),
        "gv_canonical_difference_FW": np.array(gv_canonical_difference_FW),
        "n_s_FW_exact_str": np.array(str(n_s_FW_exact)),
    }
    np.savez(OUT_NPZ, **save_dict)
    print(f"npz written: {OUT_NPZ}")

    # ---------------------------------------------------------------------------
    # value field per plan §8 expected output 4-tuple
    # ---------------------------------------------------------------------------
    value_field = (
        f"beta_bar={r['beta_bar']:.4f}"
        f"_sigma_beta={r['sigma_beta']:.4f}"
        f"_Cij_min={r['off_diag_min']:.4f}"
        f"_{r['band_tag']};"
        f"beta_O1={r['beta']['O_1']:.4f}"
        f"_beta_O2={r['beta']['O_2']:.4f}"
        f"_beta_O3={r['beta']['O_3']:.4f}"
        f"_beta_O4={r['beta']['O_4']:.4f};"
        f"pass_band={int(r['pass_band'])}"
        f"_sigma_pass={int(r['sigma_pass'])}"
        f"_cij_pass={int(r['cij_pass'])};"
        f"fail_count={r['fail_count']}_sigma_fail={int(r['sigma_fail'])}"
    )

    # 4-tuple output tag (final non-verdict line per gate-verdicts.md)
    tuple_str = (
        f"(value='{value_field[:90]}...', scheme={SCHEME}, "
        f"convention={CONVENTION[:60]}..., L_max={L_MAX_TAG})"
    )
    print(f"\n4-tuple: {tuple_str}")

    # Build input_pin_map for closure SHA computation
    input_pin_map = {rel: sha for rel, sha in pins.items()}
    input_pin_map["canonical_constants_M_KK"] = f"{M_KK:.18e}"
    input_pin_map["canonical_constants_tau_fold"] = f"{tau_fold:.18e}"
    input_pin_map["canonical_constants_gv_canonical_difference_FW"] = (
        f"{gv_canonical_difference_FW:.18e}")
    input_pin_map["canonical_constants_n_s_FW_exact_numerator"] = "9561"
    input_pin_map["canonical_constants_n_s_FW_exact_denominator"] = "10000"

    schema_v2_annotation = {
        "sign_verdict": r["sign_verdict"],
        "magnitude_verdict": r["magnitude_verdict"],
        "regime_verdict": r["regime_verdict"],
    }

    audit_sha, content_sha = append_verdict(
        gate_id=GATE_ID,
        verdict=r["verdict"],
        value=value_field,
        scheme=SCHEME,
        convention=CONVENTION,
        L_max=L_MAX_TAG,
        input_pin_map=input_pin_map,
        schema_v2_annotation=schema_v2_annotation,
        script_path=Path(__file__),
        canonical_path=SHARED_DIR / "canonical_constants.py",
        supersedes_shas=SUPERSEDES_AUDIT_SHAS,
    )

    # ---------------------------------------------------------------------------
    # Diagnostic summary
    # ---------------------------------------------------------------------------
    print(f"\n=== {GATE_ID} summary ===")
    print(f"  observables (4):              O_1, O_2, O_3, O_4")
    print(f"  β_O_1 (Mellin trace):         {r['beta']['O_1']:.6f}")
    print(f"  β_O_2 (P_0 band-0 + HKR):     {r['beta']['O_2']:.6f}")
    print(f"  β_O_3 (P_BdG p=q, s=4):       {r['beta']['O_3']:.6f}")
    print(f"  β_O_4 (Tr(D^-6)):             {r['beta']['O_4']:.6f}")
    print(f"  β̄ (4-way mean):               {r['beta_bar']:.6f}")
    print(f"  σ_β (4-way sample std):       {r['sigma_beta']:.6f}")
    print(f"  min(C_ij off-diagonal):       {r['off_diag_min']:.6f}")
    print(f"  mean(C_ij off-diagonal):      {r['off_diag_mean']:.6f}")
    print(f"  pass_band ∧ sigma_pass ∧ cij_pass:  {r['PASS_Reading_B']}")
    print(f"  fail_count ≥ 2 ∧ σ_β ≥ 0.30:        {r['FAIL_Reading_A']}")
    print(f"  verdict:                              {r['verdict']}  ({r['band_tag']})")
    print(f"  3-tuple:        sign={r['sign_verdict']}  "
          f"mag={r['magnitude_verdict']}  regime={r['regime_verdict']}")
    print(f"  audit_sha256:   {audit_sha}")
    print(f"  content_sha256: {content_sha}")
    return 0


if __name__ == "__main__":
    raise SystemExit(main())
